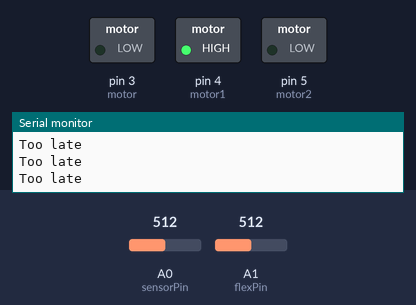
Bench run of a sketch on a simulated Arduino Uno, built with avr-gcc and run on an emulated ATmega328P. Shown: switched loads named in the sketch (green lamp = pin HIGH), the last lines printed to the serial monitor. The inputs (shaded band) are chosen by the test bench; at power-on: A0 (sensorPin) = 512, A1 (flexPin) = 512.

Above: at 1.2 s.
1.3 s: A0 (sensorPin) set to 1002
3.2 s: A0 (sensorPin) set to 1021
At 4.0 s:
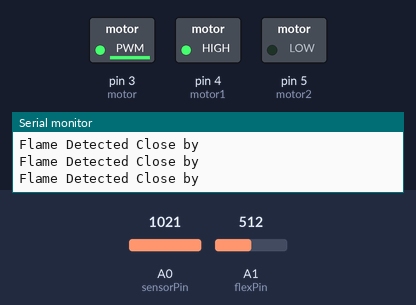
4.7 s: A1 (flexPin) set to 790
7.7 s: A1 (flexPin) set to 814
At 8.9 s:
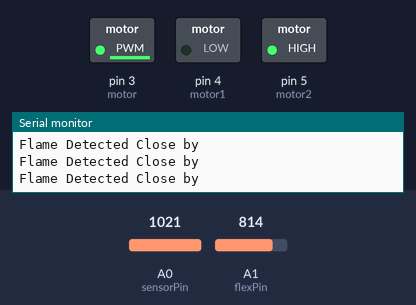
9.2 s: A1 (flexPin) set to 716
At 10.4 s:
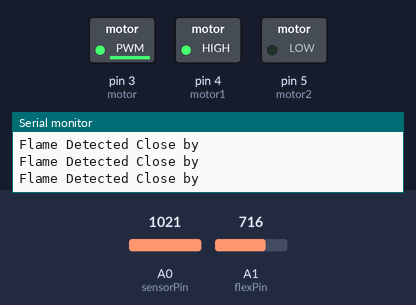
12.2 s: A1 (flexPin) set to 810
At 13.5 s:
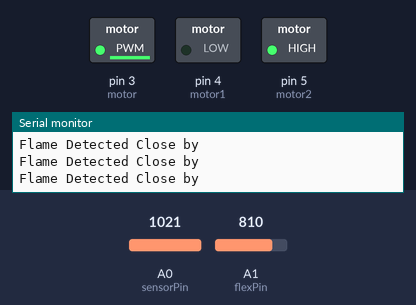
Timing chart, 0 to 15.2 s (numbered marks = the images above; inputs shaded):
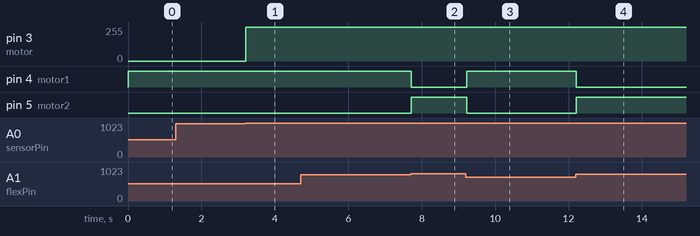

Measured:
- the behaviour switches between 1010 and 1011 on A0 (sensorPin) (found by bisection; images 0 and 1)
- the behaviour switches between 799 and 800 on A1 (flexPin) (found by bisection; images 1 and 2)
- after the input at 3.2 s, pin 3 (motor): 0/255 → 253/255 at once
- after the input at 7.7 s, pin 4 (motor1): HIGH → LOW at once; pin 5 (motor2): LOW → HIGH at once
- after the input at 9.2 s, pin 4 (motor1): LOW → HIGH at once; pin 5 (motor2): HIGH → LOW at once
- after the input at 12.2 s, pin 4 (motor1): HIGH → LOW at once; pin 5 (motor2): LOW → HIGH at once

The sketch:

gesture_ext.ino
```cpp
#include<SoftwareSerial.h>

int sensorPin = A0; // select the input pin for the LDR

int sensorValue = 0;
int motor=3;// variable to store the value coming from the sensor
const int ledPin = 3;   //pin 3 has PWM funtion
const int flexPin = A1; //pin A0 to read analog input

//Variables:
int value; //save analog value

 int motor1=4;
 int motor2=5;

void setup() {
pinMode(motor, OUTPUT);
pinMode(motor1,OUTPUT);
pinMode(motor2,OUTPUT);

  pinMode(ledPin, OUTPUT);  //Set pin 3 as 'output'
  Serial.begin(9600);       //Begin serial communication

}

void loop()

{

sensorValue = analogRead(sensorPin);

//Serial.println(sensorValue);

if(sensorValue<=1022 && sensorValue>1010)
  {
    Serial.println("Flame Detected Close by");
     analogWrite(motor, sensorValue);

  }

else if(sensorValue<1010 && sensorValue>950)
  {
    Serial.println("Flame Detected Very Near");
  }


else if(sensorValue<950)
  {
    Serial.println("Too late");
    //analogWrite(motor, HIGH);

  }
delay(10);

//FLEXPART
  value = analogRead(flexPin);         //Read and save analog value from potentiometer
                //Print value
  //value = map(value, 700, 900, 0, 255);
  //Serial.println(value);
  if(value<800){
  digitalWrite(motor1,HIGH);digitalWrite(motor2,LOW);}
  else
  {digitalWrite(motor1,LOW);digitalWrite(motor2,HIGH);}
  //Map value 0-1023 to 0-255 (PWM)
  //analogWrite(ledPin, value);          //Send PWM value to led
  delay(10);                          //Small delay


}
```
